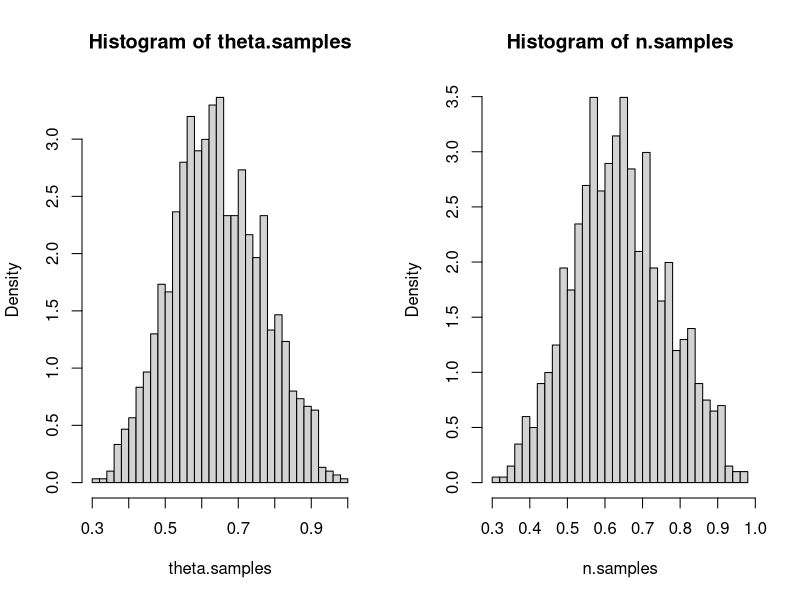

Source code (R):
x=20
lambda=30
a=2
b=2

theta.samples = NULL
W.samples = NULL
n.samples = NULL
# Initialize the chain
theta = 1
W = 1
iter=2000
for(i in 1:iter){
  # Draw theta from full-cond.
  theta = rbeta(1, x+a, (W+x)-x+b)
  # Draw W from full-cond.
  W = rpois(1, (1-theta)*lambda)
  # Append samples to list
  theta.samples = append(theta.samples, theta)
  n.samples = append(n.samples, W+x)
}

# Delete burn-in period
theta.samples = theta.samples[500:length(theta.samples)]
n.samples = theta.samples[500:length(n.samples)]

# Plot the distributions
par(mfrow=c(1,2))
hist(theta.samples, prob=T, nclass=25)
hist(n.samples, prob=T, nclass=25)

